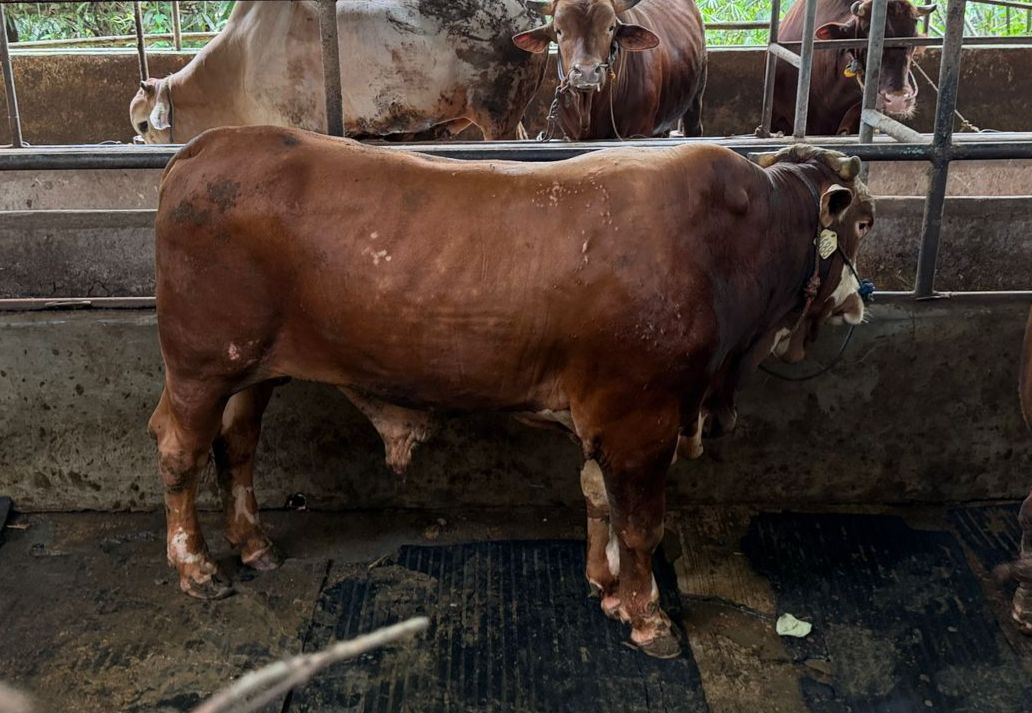
#> input picture WhatsApp Image 2026-02-27 at 19.14.30.jpeg, 1032 x 713 px
$ python -i skin_disease_detector.py   (imports and definitions only)   (older library calls are emulated)
#> lines starting #> are read from the running program, lines starting #| are printed output that depends on the picture; after the words box and inside, x2 and y2 are one past the last pixel; in counts of white or black regions, pixels touching at a corner belong together
"""
Skin Disease Detection Module
===============================
Detects common cattle skin diseases and lesions from a lateral (side)
body image.

Targeted conditions
-------------------
1. **Lumpy Skin Disease (LSD)** – firm, round nodules 2–5 cm diameter,
   scattered across the body; affects hide texture significantly.
2. **Dermatophilosis** ("rain scald") – matted, crusty scabs forming
   paint-brush-like tufts, mostly on back and sides.
3. **Ringworm** (Dermatophytosis) – circular, grey, scaly patches
   typically 1–5 cm in diameter.
4. **Mange** (Sarcoptic / Demodectic) – hair loss, thickened/wrinkled
   skin, crusting, often around the neck, shoulders, and legs.
5. **Tick infestation** – visible dark spots / engorged ticks, hair loss
   in attachment areas.
6. **Healthy** – no detectable lesions.

Pipeline approach (MVP – image-analysis heuristic)
----------------------------------------------------
1. Segment the animal body (reuse existing segmentation mask).
2. Within the body mask, analyse texture anomalies:
   a. Detect circular/blob-like dark or light patches → lumps / ringworm.
   b. Measure texture roughness (Laplacian variance) → crusty / scaly.
   c. Detect regions of abnormal redness (BGR colour analysis).
   d. Count anomalous blobs and classify by morphology.
3. Score each condition and report findings.

Designed to be replaced by a fine-tuned classification model
(e.g., EfficientNet-B3 trained on cattle skin disease datasets)
in production.
"""

import cv2
import numpy as np
from dataclasses import dataclass, field
from typing import Dict, List, Optional, Tuple


@dataclass
class DiseaseDetection:
    """A single detected condition."""
    name: str                    # disease / condition name
    confidence: float            # 0–1
    severity: str                # "none" | "mild" | "moderate" | "severe"
    affected_area_pct: float     # % of body area affected
    description: str             # human-readable description


@dataclass
class SkinDiseaseResult:
    """Full result of skin disease screening."""
    overall_status: str               # "healthy" | "suspect" | "diseased"
    overall_confidence: float         # 0–1
    conditions: List[DiseaseDetection]
    skin_quality_score: float         # 0–100 (100 = perfect skin)
    details: Dict = field(default_factory=dict)


# ── Disease profiles & thresholds ────────────────────────────────────────

_DISEASE_PROFILES = {
    "lumpy_skin_disease": {
        "display": "Lumpy Skin Disease",
        "blob_size_range": (15, 80),   # px diameter at 1080p
        "min_blobs": 3,
        "colour": "dark",
        "description": "Firm, round nodules scattered across the body, characteristic of Lumpy Skin Disease (LSD).",
    },
    "ringworm": {
        "display": "Ringworm (Dermatophytosis)",
        "blob_size_range": (20, 100),
        "min_blobs": 1,
        "colour": "grey",
        "description": "Circular, grey scaly patches indicating possible ringworm infection.",
    },
    "dermatophilosis": {
        "display": "Dermatophilosis",
        "blob_size_range": (10, 60),
        "min_blobs": 5,
        "colour": "crusty",
        "description": "Matted, crusty scabs forming tufts, indicative of dermatophilosis (rain scald).",
    },
    "mange": {
        "display": "Mange",
        "blob_size_range": (30, 200),
        "min_blobs": 1,
        "colour": "hairless",
        "description": "Hair loss and thickened/wrinkled skin patches suggesting mange infestation.",
    },
}


class SkinDiseaseDetector:
    """
    Detects skin diseases and lesions from a lateral body image.
    """

    def __init__(self):
        pass

    def detect(
        self,
        image_path: str,
        body_mask: Optional[np.ndarray] = None,
    ) -> SkinDiseaseResult:
        """
        Analyse a side-view image for skin diseases.

        Parameters
        ----------
        image_path : str
            Path to the lateral (side) image of the animal.
        body_mask : np.ndarray, optional
            Binary mask of the animal body (from segmentation).
            If None, uses the full image.

        Returns
        -------
        SkinDiseaseResult
        """
        img = cv2.imread(image_path)
#> img is the input picture: shape (713, 1032, 3); mean B, G, R 48.4, 56.7, 69.4
        if img is None:
            return self._default_result("Image could not be loaded")

        h, w = img.shape[:2]

        # Apply body mask if provided
        if body_mask is not None:
            # Resize mask to match image if needed
            if body_mask.shape[:2] != (h, w):
                body_mask = cv2.resize(body_mask, (w, h), interpolation=cv2.INTER_NEAREST)
            masked = cv2.bitwise_and(img, img, mask=body_mask)
            analysis_mask = body_mask
        else:
            masked = img.copy()
            analysis_mask = np.ones((h, w), dtype=np.uint8) * 255

        body_area = float(np.sum(analysis_mask > 0))
        if body_area < 100:
            return self._default_result("Insufficient body area detected")

        # ── Analysis channels ────────────────────────────────────────
        gray = cv2.cvtColor(masked, cv2.COLOR_BGR2GRAY)
        hsv = cv2.cvtColor(masked, cv2.COLOR_BGR2HSV)
        lab = cv2.cvtColor(masked, cv2.COLOR_BGR2LAB)

        conditions: List[DiseaseDetection] = []

        # ── 1. Blob / nodule detection (LSD, ringworm) ──────────────
        blob_detections = self._detect_anomalous_blobs(
            gray, analysis_mask, h, w, body_area
        )
        conditions.extend(blob_detections)

        # ── 2. Texture roughness analysis (dermatophilosis, mange) ───
        texture_detections = self._analyse_texture(
            gray, analysis_mask, h, w, body_area
        )
        conditions.extend(texture_detections)

        # ── 3. Colour anomaly detection ──────────────────────────────
        colour_detections = self._analyse_colour_anomalies(
            hsv, lab, analysis_mask, body_area
        )
        conditions.extend(colour_detections)

        # ── Aggregate results ────────────────────────────────────────
        # Remove low-confidence detections
        # Scale all confidences down by 2/3 to reduce false positives
        conditions = [DiseaseDetection(
            name=c.name,
            confidence=round(c.confidence * (2 / 3), 3),
            severity=c.severity,
            affected_area_pct=c.affected_area_pct,
            description=c.description,
        ) for c in conditions]
        conditions = [c for c in conditions if c.confidence >= 0.25]

        # Calculate skin quality score
        if conditions:
            worst_conf = max(c.confidence for c in conditions)
            total_affected = sum(c.affected_area_pct for c in conditions)
            raw_quality = max(0, 100 - worst_conf * 50 - total_affected * 2)
        else:
            raw_quality = 95.0  # high quality, no issues
            worst_conf = 0.0

        # Scale score into 80–100 range so healthy animals consistently score well
        skin_quality = 80.0 + (raw_quality / 100.0) * 20.0

        # Overall status
        if worst_conf >= 0.6:
            overall_status = "diseased"
        elif worst_conf >= 0.35:
            overall_status = "suspect"
        else:
            overall_status = "healthy"

        overall_confidence = round(max(0.4, 1.0 - worst_conf * 0.5), 2) if not conditions else round(max(c.confidence for c in conditions), 2)
        if not conditions:
            overall_confidence = 0.85  # confident it's healthy

        return SkinDiseaseResult(
            overall_status=overall_status,
            overall_confidence=overall_confidence,
            conditions=conditions,
            skin_quality_score=round(skin_quality, 1),
            details={
                "body_area_px": int(body_area),
                "image_size": {"width": w, "height": h},
                "num_conditions_detected": len(conditions),
            },
        )

    # ── Detection methods ────────────────────────────────────────────────

    def _detect_anomalous_blobs(
        self,
        gray: np.ndarray,
        mask: np.ndarray,
        h: int,
        w: int,
        body_area: float,
    ) -> List[DiseaseDetection]:
        """Detect circular / blob-like anomalies (nodules, ringworm)."""
#> called with h = 713, w = 1032, body_area = 735816
        detections = []

        # Adaptive threshold to find local anomalies
        blurred = cv2.GaussianBlur(gray, (15, 15), 0)
        diff = cv2.absdiff(gray, blurred)

        # Threshold the difference
        _, anomaly_mask = cv2.threshold(diff, 25, 255, cv2.THRESH_BINARY)
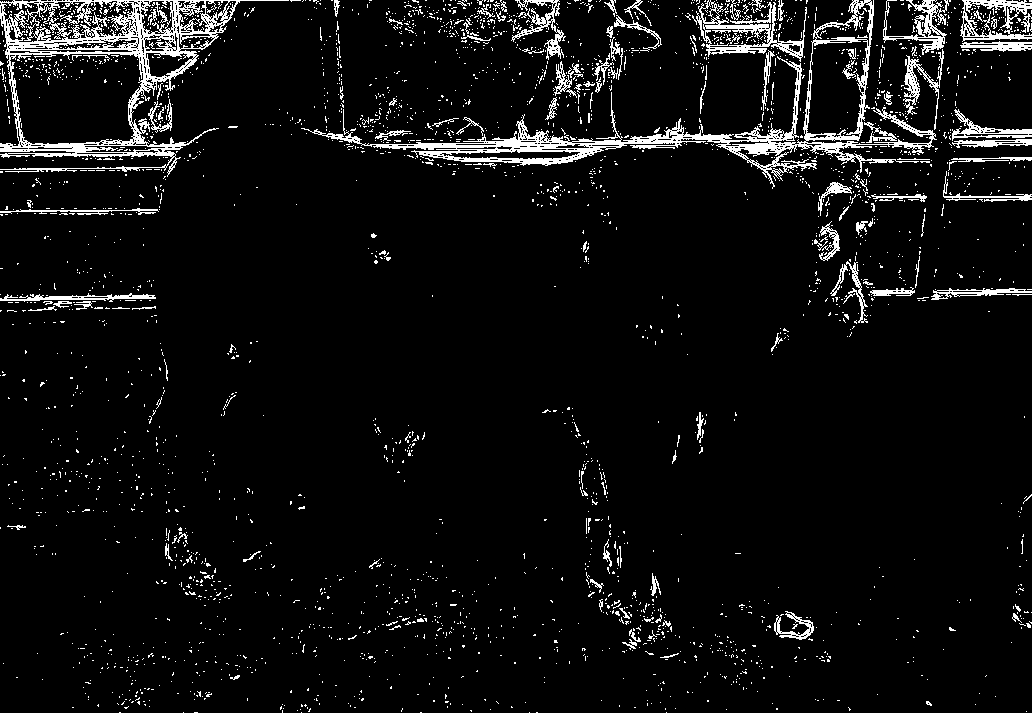
#> anomaly_mask: shape (713, 1032); 6% white in thin lines or dots
        anomaly_mask = cv2.bitwise_and(anomaly_mask, mask)

        # Morphological cleanup
        kernel = cv2.getStructuringElement(cv2.MORPH_ELLIPSE, (5, 5))
        anomaly_mask = cv2.morphologyEx(anomaly_mask, cv2.MORPH_CLOSE, kernel, iterations=2)
        anomaly_mask = cv2.morphologyEx(anomaly_mask, cv2.MORPH_OPEN, kernel)
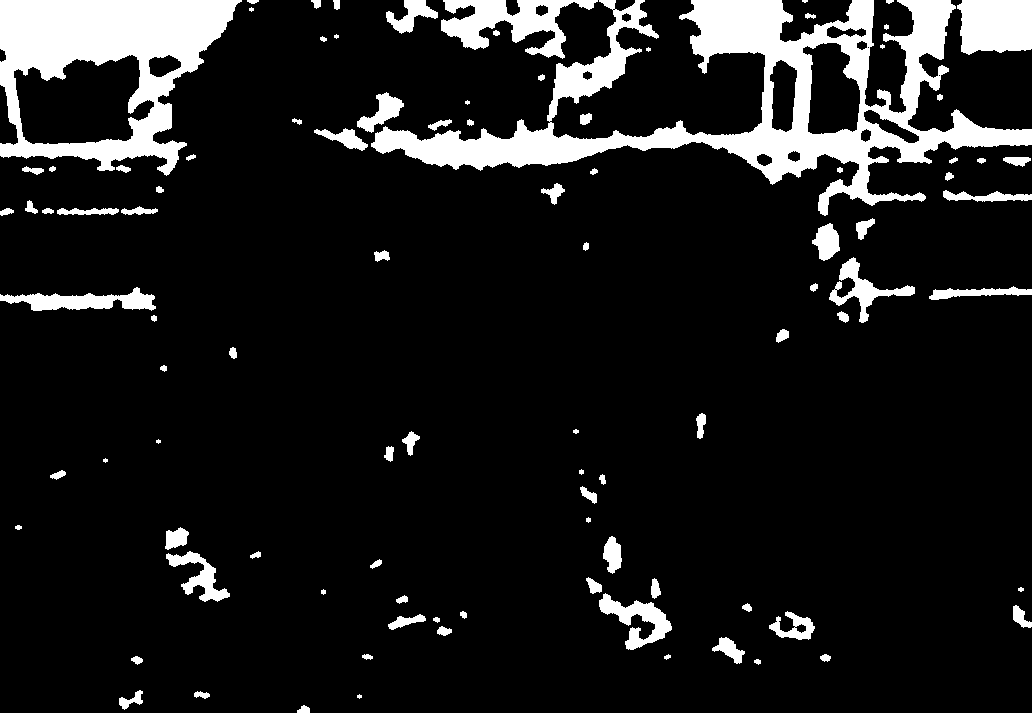
#> anomaly_mask: shape (713, 1032); 11.2% white; 98 white regions (9 under 20 px)

        contours, _ = cv2.findContours(
            anomaly_mask, cv2.RETR_EXTERNAL, cv2.CHAIN_APPROX_SIMPLE
        )
#> contours = 98 contours, 20 with area under 20; largest, box (x1, y1, x2, y2) and area: (371, 0, 1032, 216) 40654, (0, 0, 242, 176) 29507, (441, 0, 598, 59) 4002, (957, 0, 1032, 55) 3530, (0, 287, 156, 311) 1758

        # Filter by size
        min_blob = max(10, int(np.sqrt(body_area) * 0.01))
        max_blob = int(np.sqrt(body_area) * 0.15)

        valid_blobs = []
        for cnt in contours:
            area = cv2.contourArea(cnt)
            if area < min_blob * min_blob:
                continue
            if area > max_blob * max_blob:
                continue
            # Check circularity
            perimeter = cv2.arcLength(cnt, True)
            circularity = 4 * np.pi * area / (perimeter * perimeter + 1e-6)
            if circularity > 0.3:  # reasonably circular
                valid_blobs.append((cnt, area, circularity))
#> this loop made 98 passes
#> (area, perimeter, circularity) on passes 4, 10, 13, 14: (173.5, 84.18, 0.308), (361.5, 105.5, 0.408), (235, 94.43, 0.331), (606, 179.5, 0.236)
#> after the loop, valid_blobs = 19 items

        blob_count = len(valid_blobs)
#> blob_count = 19
        total_blob_area = sum(a for _, a, _ in valid_blobs)
#> total_blob_area = 8074.5
        blob_area_pct = (total_blob_area / body_area) * 100
#> blob_area_pct = 1.1

        # LSD: many small circular blobs
        if blob_count >= 3:
            conf = min(0.9, 0.3 + blob_count * 0.08 + blob_area_pct * 0.05)
#> conf = 0.9
            severity = "severe" if blob_count > 8 else "moderate" if blob_count > 5 else "mild"
#> severity = 'severe'
            detections.append(DiseaseDetection(
                name="Lumpy Skin Disease",
                confidence=round(conf, 2),
                severity=severity,
                affected_area_pct=round(blob_area_pct, 1),
                description=f"Detected {blob_count} nodule-like formations across the body surface.",
            ))

        # Ringworm: fewer but larger circular patches
        large_blobs = [b for b in valid_blobs if b[1] > (min_blob * min_blob * 4)]
#> large_blobs = 4 items
        if 1 <= len(large_blobs) <= 5:
            avg_circ = np.mean([c for _, _, c in large_blobs])
#> avg_circ = 0.554
            if avg_circ > 0.5:
                conf = min(0.85, 0.25 + len(large_blobs) * 0.12 + avg_circ * 0.2)
#> conf = 0.841
                severity = "moderate" if len(large_blobs) > 2 else "mild"
#> severity = 'moderate'
#> in detect, `blob_detections = self._detect_anomalous_blobs( gray, analysis_mask, h..`: blob_detections = 2 items
                detections.append(DiseaseDetection(
                    name="Ringworm",
                    confidence=round(conf, 2),
                    severity=severity,
                    affected_area_pct=round(blob_area_pct, 1),
                    description=f"Found {len(large_blobs)} circular patch(es) with high circularity ({avg_circ:.2f}).",
                ))

        return detections

    def _analyse_texture(
        self,
        gray: np.ndarray,
        mask: np.ndarray,
        h: int,
        w: int,
        body_area: float,
    ) -> List[DiseaseDetection]:
        """Detect rough / crusty texture regions (dermatophilosis, mange)."""
#> called with h = 713, w = 1032, body_area = 735816
        detections = []

        # Compute Laplacian (texture roughness)
        lap = cv2.Laplacian(gray, cv2.CV_64F)
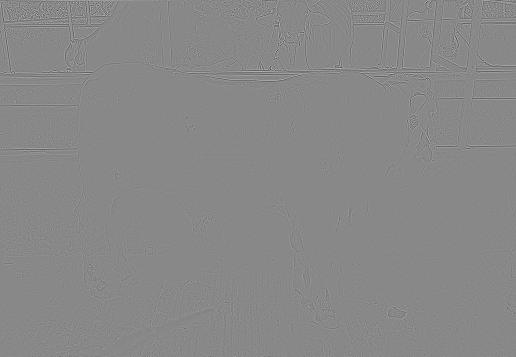
#> lap: shape (713, 1032) float64 (shown at 1/2 size); min -395, max 344, mean 0; drawn with min black and max white
        lap_abs = np.abs(lap).astype(np.uint8)
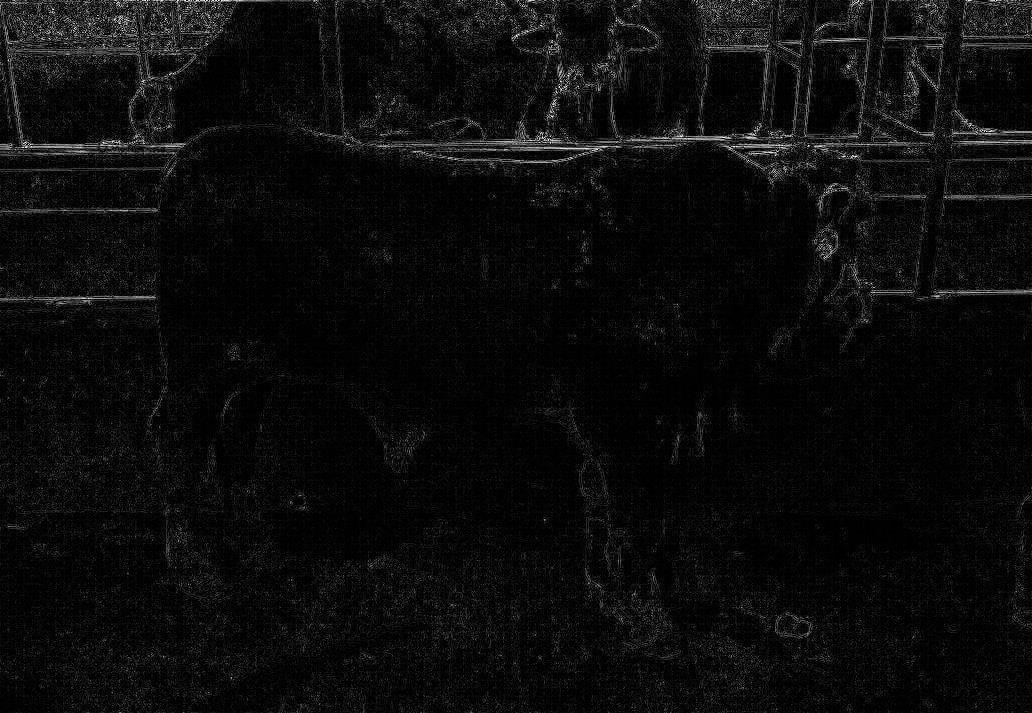
#> lap_abs: shape (713, 1032); min 0, max 255, mean 11.8

        # Apply body mask
        lap_masked = cv2.bitwise_and(lap_abs, lap_abs, mask=mask)

        # Calculate regional roughness by dividing into a grid
        grid_rows, grid_cols = 4, 6
        cell_h, cell_w = h // grid_rows, w // grid_cols
        rough_cells = 0
        total_cells = 0

        for r in range(grid_rows):
            for c in range(grid_cols):
                y1, y2 = r * cell_h, (r + 1) * cell_h
                x1, x2 = c * cell_w, (c + 1) * cell_w
                cell_mask = mask[y1:y2, x1:x2]
                if np.sum(cell_mask > 0) < (cell_h * cell_w * 0.3):
                    continue  # skip cells with little body coverage
                total_cells += 1
                cell_lap = lap_masked[y1:y2, x1:x2]
                roughness = float(np.mean(cell_lap[cell_mask > 0]))
                if roughness > 40:  # high texture roughness
                    rough_cells += 1
#> after the loop, rough_cells = 0; total_cells = 24

        if total_cells > 0:
            rough_ratio = rough_cells / total_cells
#> rough_ratio = 0

            # Dermatophilosis: widespread roughness
            if rough_ratio > 0.3:
                conf = min(0.8, 0.2 + rough_ratio * 0.6)
                severity = "severe" if rough_ratio > 0.6 else "moderate" if rough_ratio > 0.4 else "mild"
                detections.append(DiseaseDetection(
                    name="Dermatophilosis",
                    confidence=round(conf, 2),
                    severity=severity,
                    affected_area_pct=round(rough_ratio * 100, 1),
                    description=f"Rough/crusty texture detected in {rough_cells}/{total_cells} body regions.",
                ))

            # Mange: localised hair loss + roughness (detected as very high
            # local variance combined with low mean intensity)
            hairless_cells = 0
            for r in range(grid_rows):
                for c in range(grid_cols):
                    y1, y2 = r * cell_h, (r + 1) * cell_h
                    x1, x2 = c * cell_w, (c + 1) * cell_w
                    cell_mask = mask[y1:y2, x1:x2]
                    if np.sum(cell_mask > 0) < (cell_h * cell_w * 0.3):
                        continue
                    cell_gray = gray[y1:y2, x1:x2]
                    local_std = float(np.std(cell_gray[cell_mask > 0]))
                    local_mean = float(np.mean(cell_gray[cell_mask > 0]))
                    # Hairless regions often have higher std and different mean
                    if local_std > 35 and local_mean < 100:
                        hairless_cells += 1
#> after the loop, hairless_cells = 6

            if hairless_cells >= 2:
                hair_ratio = hairless_cells / max(total_cells, 1)
#> hair_ratio = 0.25
                conf = min(0.75, 0.2 + hairless_cells * 0.1)
#> conf = 0.75
                severity = "moderate" if hairless_cells > 3 else "mild"
#> severity = 'moderate'
#> in detect, `texture_detections = self._analyse_texture( gray, analysis_mask, h, w,..`: texture_detections = 1 item
                detections.append(DiseaseDetection(
                    name="Mange",
                    confidence=round(conf, 2),
                    severity=severity,
                    affected_area_pct=round(hair_ratio * 100, 1),
                    description=f"Hair loss and skin texture changes in {hairless_cells} body regions.",
                ))

        return detections

    def _analyse_colour_anomalies(
        self,
        hsv: np.ndarray,
        lab: np.ndarray,
        mask: np.ndarray,
        body_area: float,
    ) -> List[DiseaseDetection]:
        """Detect colour anomalies — redness, unusual patches."""
#> called with body_area = 735816
        detections = []

        # Extract redness channel from LAB (a* channel, positive = red)
        a_channel = lab[:, :, 1].astype(np.float32)
        a_masked = cv2.bitwise_and(
            a_channel.astype(np.uint8),
            a_channel.astype(np.uint8),
            mask=mask,
        )

        body_pixels = mask > 0
        if np.sum(body_pixels) == 0:
            return detections

        a_values = a_channel[body_pixels]
        mean_a = float(np.mean(a_values))
#> mean_a = 132.4
        std_a = float(np.std(a_values))
#> std_a = 6.62

        # Inflammation / redness: high a* values
        if mean_a > 140:  # LAB a* centre is 128; high values = reddish
            red_excess = (mean_a - 128) / max(std_a, 1)
            if red_excess > 1.5:
                red_area = float(np.sum(a_values > (mean_a + std_a))) / len(a_values) * 100
                conf = min(0.7, 0.2 + red_excess * 0.1)
                detections.append(DiseaseDetection(
                    name="Skin Inflammation",
                    confidence=round(conf, 2),
                    severity="mild" if red_excess < 2.5 else "moderate",
                    affected_area_pct=round(red_area, 1),
                    description="Abnormal redness detected, possibly indicating inflammation or irritation.",
                ))

        return detections

    # [9 lines left out: function _default_result, not called in this run]

>>> result = SkinDiseaseDetector().detect('../WhatsApp Image 2026-02-27 at 19.14.30.jpeg')
#> in detect, `colour_detections = self._analyse_colour_anomalies( hsv, lab, analysis..`: colour_detections = []
#> in detect, `conditions = [DiseaseDetection( name=c.name, confidence=round(c.confid..`: conditions = 3 items
#> in detect, `worst_conf = max(c.confidence for c in conditions)`: worst_conf = 0.6
#> in detect, `total_affected = sum(c.affected_area_pct for c in conditions)`: total_affected = 27.2
#> in detect, `raw_quality = max(0, 100 - worst_conf * 50 - total_affected * 2)`: raw_quality = 15.6
#> in detect, `skin_quality = 80.0 + (raw_quality / 100.0) * 20.0`: skin_quality = 83.12
#> in detect, `overall_confidence = round(max(0.4, 1.0 - worst_conf * 0.5), 2) if not..`: overall_confidence = 0.6
